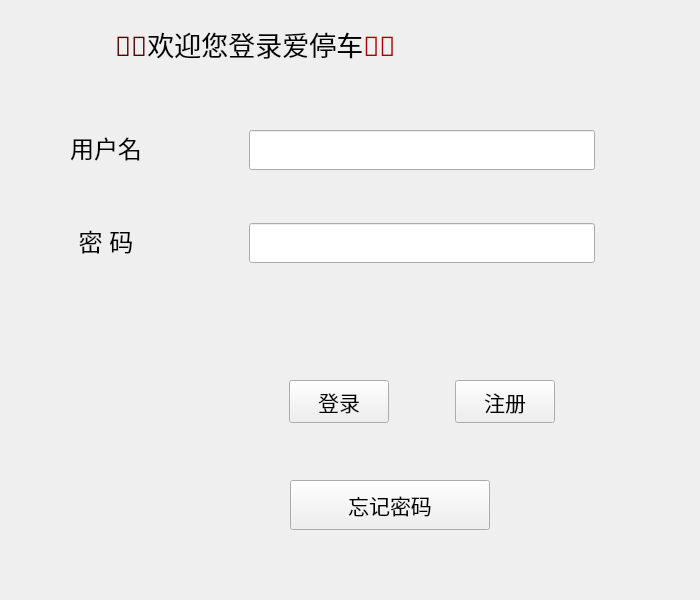
<?xml version="1.0" encoding="UTF-8"?>
<ui version="4.0">
 <class>Login</class>
 <widget class="QWidget" name="Login">
  <property name="geometry">
   <rect>
    <x>0</x>
    <y>0</y>
    <width>700</width>
    <height>600</height>
   </rect>
  </property>
  <property name="maximumSize">
   <size>
    <width>700</width>
    <height>600</height>
   </size>
  </property>
  <property name="mouseTracking">
   <bool>false</bool>
  </property>
  <property name="windowTitle">
   <string>登录爱停车</string>
  </property>
  <widget class="QLineEdit" name="login_password_lineEdit">
   <property name="geometry">
    <rect>
     <x>249</x>
     <y>223</y>
     <width>346</width>
     <height>40</height>
    </rect>
   </property>
   <property name="font">
    <font>
     <family>宋体</family>
     <pointsize>16</pointsize>
    </font>
   </property>
   <property name="mouseTracking">
    <bool>true</bool>
   </property>
   <property name="frame">
    <bool>true</bool>
   </property>
   <property name="echoMode">
    <enum>QLineEdit::Password</enum>
   </property>
   <property name="readOnly">
    <bool>false</bool>
   </property>
   <property name="placeholderText">
    <string/>
   </property>
   <property name="clearButtonEnabled">
    <bool>true</bool>
   </property>
  </widget>
  <widget class="QLineEdit" name="login_username_lineEdit">
   <property name="geometry">
    <rect>
     <x>249</x>
     <y>130</y>
     <width>346</width>
     <height>40</height>
    </rect>
   </property>
   <property name="font">
    <font>
     <family>宋体</family>
     <pointsize>16</pointsize>
    </font>
   </property>
   <property name="mouseTracking">
    <bool>true</bool>
   </property>
   <property name="clearButtonEnabled">
    <bool>true</bool>
   </property>
  </widget>
  <widget class="QLabel" name="login_password_label">
   <property name="geometry">
    <rect>
     <x>6</x>
     <y>223</y>
     <width>200</width>
     <height>36</height>
    </rect>
   </property>
   <property name="text">
    <string>&lt;html&gt;&lt;head/&gt;&lt;body&gt;&lt;p align=&quot;center&quot;&gt;&lt;span style=&quot; font-size:18pt;&quot;&gt;密 码&lt;/span&gt;&lt;/p&gt;&lt;/body&gt;&lt;/html&gt;</string>
   </property>
  </widget>
  <widget class="QPushButton" name="login_regist_btn">
   <property name="geometry">
    <rect>
     <x>455</x>
     <y>380</y>
     <width>100</width>
     <height>43</height>
    </rect>
   </property>
   <property name="font">
    <font>
     <family>宋体</family>
     <pointsize>16</pointsize>
    </font>
   </property>
   <property name="text">
    <string>注册</string>
   </property>
   <property name="checkable">
    <bool>false</bool>
   </property>
  </widget>
  <widget class="QLabel" name="login_username_label">
   <property name="geometry">
    <rect>
     <x>6</x>
     <y>130</y>
     <width>200</width>
     <height>36</height>
    </rect>
   </property>
   <property name="font">
    <font>
     <family>宋体</family>
     <pointsize>20</pointsize>
    </font>
   </property>
   <property name="text">
    <string>&lt;html&gt;&lt;head/&gt;&lt;body&gt;&lt;p align=&quot;center&quot;&gt;&lt;span style=&quot; font-size:18pt; color:#000000;&quot;&gt;用户名&lt;/span&gt;&lt;/p&gt;&lt;/body&gt;&lt;/html&gt;</string>
   </property>
  </widget>
  <widget class="QPushButton" name="login_login_btn">
   <property name="geometry">
    <rect>
     <x>289</x>
     <y>380</y>
     <width>100</width>
     <height>43</height>
    </rect>
   </property>
   <property name="font">
    <font>
     <family>宋体</family>
     <pointsize>16</pointsize>
    </font>
   </property>
   <property name="text">
    <string>登录</string>
   </property>
   <property name="checkable">
    <bool>false</bool>
   </property>
  </widget>
  <widget class="QPushButton" name="login_forget_password_btn">
   <property name="geometry">
    <rect>
     <x>290</x>
     <y>480</y>
     <width>200</width>
     <height>50</height>
    </rect>
   </property>
   <property name="font">
    <font>
     <family>宋体</family>
     <pointsize>16</pointsize>
    </font>
   </property>
   <property name="text">
    <string notr="true">忘记密码</string>
   </property>
   <property name="checkable">
    <bool>false</bool>
   </property>
  </widget>
  <widget class="QLabel" name="login_tooltip_label">
   <property name="geometry">
    <rect>
     <x>200</x>
     <y>300</y>
     <width>400</width>
     <height>40</height>
    </rect>
   </property>
   <property name="font">
    <font>
     <family>Arial Black</family>
     <pointsize>14</pointsize>
     <weight>75</weight>
     <bold>true</bold>
    </font>
   </property>
   <property name="text">
    <string/>
   </property>
  </widget>
  <widget class="QLabel" name="login_welcom_label">
   <property name="geometry">
    <rect>
     <x>115</x>
     <y>19</y>
     <width>541</width>
     <height>51</height>
    </rect>
   </property>
   <property name="font">
    <font>
     <family>宋体</family>
     <pointsize>20</pointsize>
     <weight>50</weight>
     <bold>false</bold>
    </font>
   </property>
   <property name="text">
    <string>&lt;html&gt;&lt;head/&gt;&lt;body&gt;&lt;p&gt;&lt;span style=&quot; color:#550000;&quot;&gt;🌊🌊&lt;/span&gt;欢迎您登录爱停车&lt;span style=&quot; color:#aa0000;&quot;&gt;💖🚗&lt;/span&gt;&lt;/p&gt;&lt;/body&gt;&lt;/html&gt;</string>
   </property>
  </widget>
 </widget>
 <resources/>
 <connections/>
</ui>
